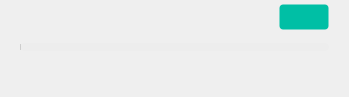
<?xml version="1.0" encoding="UTF-8"?>
<ui version="4.0">
 <class>TransfersAccountInfoWidget</class>
 <widget class="QWidget" name="TransfersAccountInfoWidget">
  <property name="geometry">
   <rect>
    <x>0</x>
    <y>0</y>
    <width>349</width>
    <height>97</height>
   </rect>
  </property>
  <property name="windowTitle">
   <string/>
  </property>
  <property name="styleSheet">
   <string notr="true">#TransferManagerAccountInfo
{
	background-color: #FAFAFA;
}

#bUpgrade
{
	font-size: 12px;
	line-height: 16px;
	border: 1px solid #0000001A;
	border-radius: 4px;
	color: #FFFFFF;
	padding: 0px 8px;
	background-color:  #00BFA5;
}

#lStorage
{
        font-family: Lato;
	font-size: 12px;
	line-height: 18px;
	color: #303233;
}

#bUpgrade::hover
{
	background-color:  #00A787;
}

#bUpgrade::pressed
{
	background-color: #00D7C2;
}

#bUpgrade::disabled
{
	background-color: #00BFA54D;
}

#pbStorage
{
	border-style: none;
	border-radius: 4px;
	background-color: #ffededed; /*colorToken.indicator-background*/
	max-height: 8px;
}

#pbStorage::chunk[state=&quot;default&quot;]
{
	background-color: #ff09bf5b; /*colorToken.indicator-green*/
	border-top-left-radius: 4px;
	border-bottom-left-radius: 4px;
	border-top-right-radius: 0px;
	border-bottom-right-radius: 0px;
}

#pbStorage::chunk[state=&quot;almost&quot;]
{
	background-color: #fffb6514; /*colorToken.indicator-orange*/
	border-top-left-radius: 4px;
	border-bottom-left-radius: 4px;
	border-top-right-radius: 0px;
	border-bottom-right-radius: 0px;
}

#pbStorage::chunk[state=&quot;almostfull&quot;]
{
	background-color: #fffb6514; /*colorToken.indicator-orange*/
	border-top-left-radius: 4px;
	border-bottom-left-radius: 4px;
	border-top-right-radius: 4px;
	border-bottom-right-radius: 4px;
}

#pbStorage::chunk[state=&quot;full&quot;]
{
	background-color: #fff63d6b; /*colorToken.indicator-pink*/
	border-top-left-radius: 4px;
	border-bottom-left-radius: 4px;
	border-top-right-radius: 4px;
	border-bottom-right-radius: 4px;
}
</string>
  </property>
  <layout class="QVBoxLayout" name="verticalLayout">
   <property name="spacing">
    <number>13</number>
   </property>
   <property name="leftMargin">
    <number>0</number>
   </property>
   <property name="topMargin">
    <number>0</number>
   </property>
   <property name="rightMargin">
    <number>0</number>
   </property>
   <property name="bottomMargin">
    <number>0</number>
   </property>
   <item>
    <layout class="QVBoxLayout" name="vlContainer">
     <property name="spacing">
      <number>13</number>
     </property>
     <property name="leftMargin">
      <number>20</number>
     </property>
     <property name="topMargin">
      <number>4</number>
     </property>
     <property name="rightMargin">
      <number>20</number>
     </property>
     <property name="bottomMargin">
      <number>20</number>
     </property>
     <item>
      <widget class="QWidget" name="wTop" native="true">
       <property name="sizePolicy">
        <sizepolicy hsizetype="Preferred" vsizetype="Preferred">
         <horstretch>0</horstretch>
         <verstretch>0</verstretch>
        </sizepolicy>
       </property>
       <property name="minimumSize">
        <size>
         <width>0</width>
         <height>26</height>
        </size>
       </property>
       <property name="maximumSize">
        <size>
         <width>16777215</width>
         <height>26</height>
        </size>
       </property>
       <layout class="QHBoxLayout" name="hlTop">
        <property name="spacing">
         <number>0</number>
        </property>
        <property name="leftMargin">
         <number>0</number>
        </property>
        <property name="topMargin">
         <number>0</number>
        </property>
        <property name="rightMargin">
         <number>0</number>
        </property>
        <property name="bottomMargin">
         <number>0</number>
        </property>
        <item>
         <widget class="AccountTypeWidget" name="wAccountType" native="true">
          <property name="sizePolicy">
           <sizepolicy hsizetype="Preferred" vsizetype="Preferred">
            <horstretch>0</horstretch>
            <verstretch>0</verstretch>
           </sizepolicy>
          </property>
          <property name="minimumSize">
           <size>
            <width>0</width>
            <height>0</height>
           </size>
          </property>
          <property name="maximumSize">
           <size>
            <width>16777215</width>
            <height>16777215</height>
           </size>
          </property>
         </widget>
        </item>
        <item>
         <spacer name="horizontalSpacer">
          <property name="orientation">
           <enum>Qt::Horizontal</enum>
          </property>
          <property name="sizeHint" stdset="0">
           <size>
            <width>40</width>
            <height>26</height>
           </size>
          </property>
         </spacer>
        </item>
        <item>
         <widget class="QPushButton" name="bUpgrade">
          <property name="sizePolicy">
           <sizepolicy hsizetype="Preferred" vsizetype="Fixed">
            <horstretch>0</horstretch>
            <verstretch>0</verstretch>
           </sizepolicy>
          </property>
          <property name="minimumSize">
           <size>
            <width>0</width>
            <height>26</height>
           </size>
          </property>
          <property name="maximumSize">
           <size>
            <width>16777215</width>
            <height>26</height>
           </size>
          </property>
          <property name="cursor">
           <cursorShape>PointingHandCursor</cursorShape>
          </property>
          <property name="styleSheet">
           <string notr="true"/>
          </property>
          <property name="text">
           <string/>
          </property>
         </widget>
        </item>
       </layout>
      </widget>
     </item>
     <item>
      <widget class="QWidget" name="wBottom" native="true">
       <property name="sizePolicy">
        <sizepolicy hsizetype="Preferred" vsizetype="Fixed">
         <horstretch>0</horstretch>
         <verstretch>0</verstretch>
        </sizepolicy>
       </property>
       <property name="minimumSize">
        <size>
         <width>0</width>
         <height>34</height>
        </size>
       </property>
       <property name="maximumSize">
        <size>
         <width>16777215</width>
         <height>34</height>
        </size>
       </property>
       <layout class="QVBoxLayout" name="vlStorage">
        <property name="spacing">
         <number>8</number>
        </property>
        <property name="leftMargin">
         <number>0</number>
        </property>
        <property name="topMargin">
         <number>0</number>
        </property>
        <property name="rightMargin">
         <number>0</number>
        </property>
        <property name="bottomMargin">
         <number>0</number>
        </property>
        <item>
         <widget class="QProgressBar" name="pbStorage">
          <property name="minimumSize">
           <size>
            <width>0</width>
            <height>8</height>
           </size>
          </property>
          <property name="maximumSize">
           <size>
            <width>16777215</width>
            <height>8</height>
           </size>
          </property>
          <property name="value">
           <number>0</number>
          </property>
          <property name="textVisible">
           <bool>false</bool>
          </property>
         </widget>
        </item>
        <item>
         <widget class="QLabel" name="lStorage">
          <property name="sizePolicy">
           <sizepolicy hsizetype="Preferred" vsizetype="Fixed">
            <horstretch>0</horstretch>
            <verstretch>0</verstretch>
           </sizepolicy>
          </property>
          <property name="minimumSize">
           <size>
            <width>0</width>
            <height>18</height>
           </size>
          </property>
          <property name="maximumSize">
           <size>
            <width>16777215</width>
            <height>18</height>
           </size>
          </property>
          <property name="text">
           <string/>
          </property>
         </widget>
        </item>
       </layout>
      </widget>
     </item>
    </layout>
   </item>
  </layout>
 </widget>
 <customwidgets>
  <customwidget>
   <class>AccountTypeWidget</class>
   <extends>QWidget</extends>
   <header location="global">AccountTypeWidget.h</header>
   <container>1</container>
  </customwidget>
 </customwidgets>
 <resources/>
 <connections/>
</ui>
